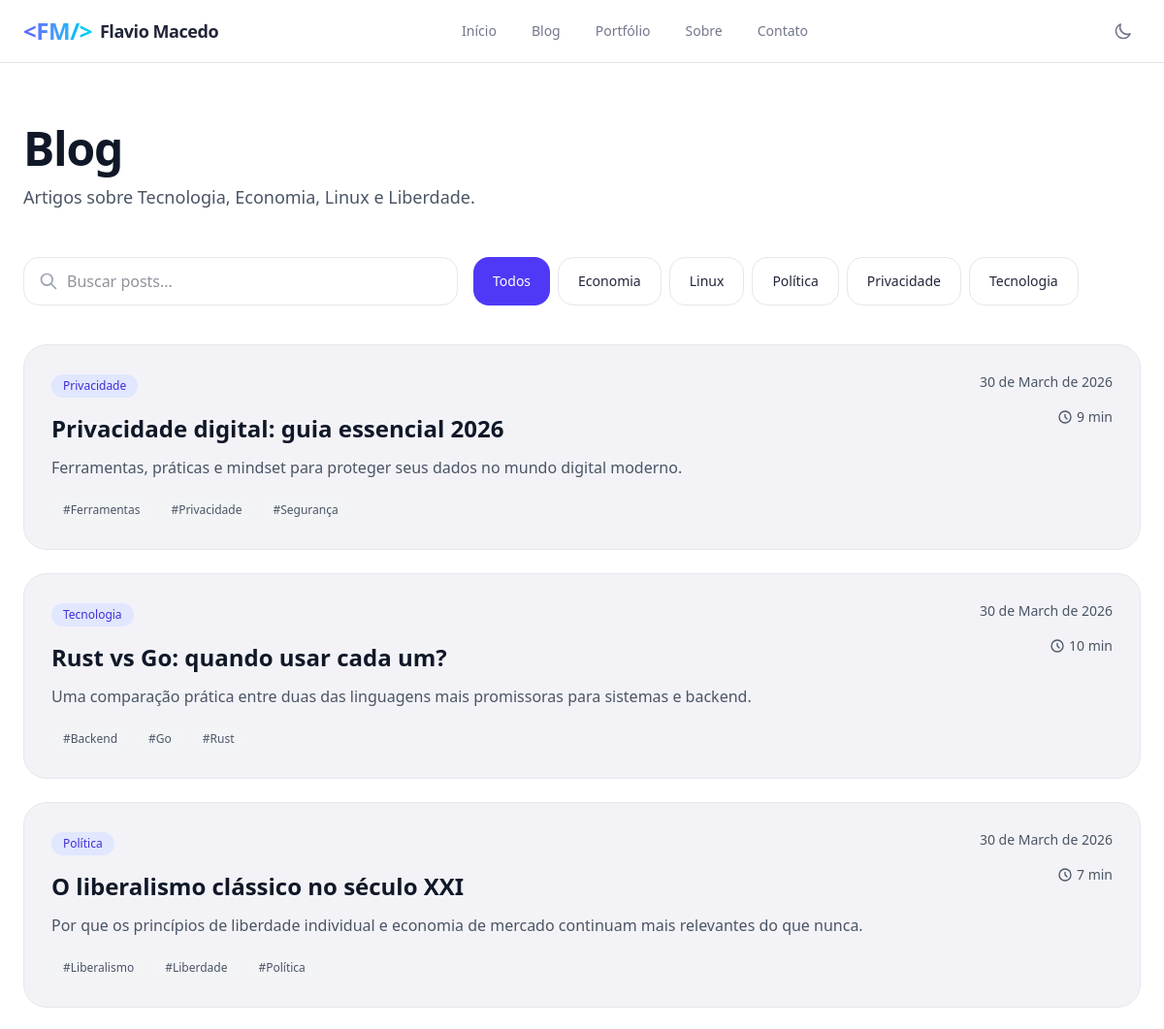
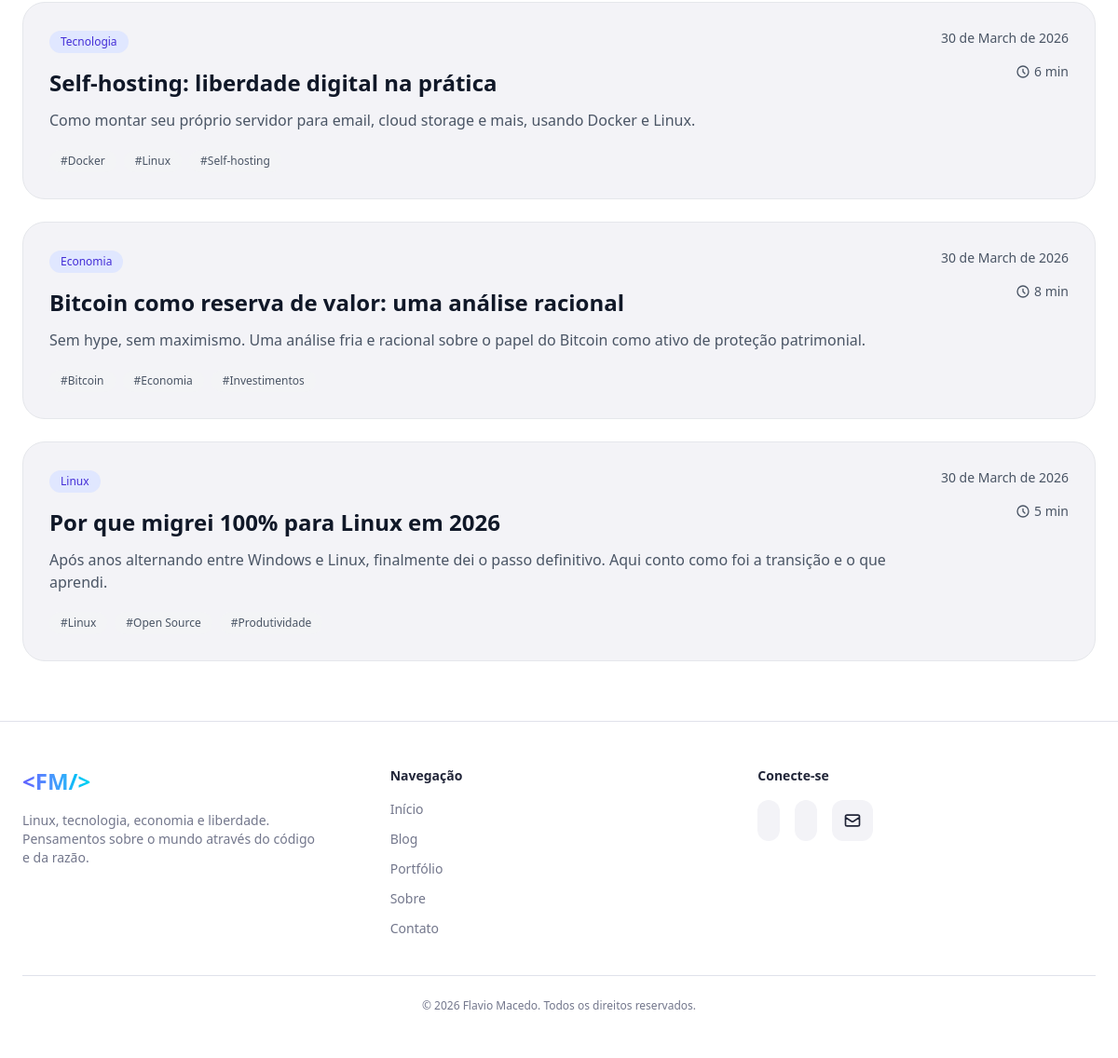
Screenshot of /blog/ with the database file from the repository (2 pictures, top to bottom).
### blog/models.py (models this page shows, shortened)
class Category(models.Model):
    name = models.CharField(max_length=60, unique=True)
    slug = models.SlugField(max_length=70, unique=True)
    description = models.TextField(blank=True, null=True)
    icon = models.CharField(max_length=50, blank=True, help_text="Nome do ícone (ex: terminal, cpu, treding-up)")
    class Meta:
        verbose_name = "Categoria"
        verbose_name_plural = "Categorias"
        ordering = ['name']

class Post(models.Model):
    title = models.CharField(max_length=200)
    slug = models.SlugField(unique=True)
    content = CKEditor5Field('Conteúdo', config_name='extends')
    excerpt = models.TextField(blank=True)
    category = models.ForeignKey(Category, on_delete=models.CASCADE)
    tags = models.ManyToManyField(Tag, blank=True)
    published_at = models.DateTimeField(auto_now_add=True)
    read_time = models.PositiveIntegerField(default=5)
    views = models.PositiveIntegerField(default=0)

class Tag(models.Model):
    name = models.CharField(max_length=40, unique=True)
    slug = models.SlugField(max_length=50, unique=True)
    class Meta:
        verbose_name = "Tag"
        verbose_name_plural = "Tags"
        ordering =['name']

### blog/views.py (the view)
# urls.py: path("blog/", views.BlogListView.as_view(), name="blog_list"),
class BlogListView(ListView):
    model = Post
    template_name = 'blog_list.html'
    context_object_name = 'posts'
    paginate_by = 9
    def get_queryset(self) -> QuerySet[Any]:
        return Post.objects.select_related('category').prefetch_related('tags').order_by('-published_at')
    def get_context_data(self, **kwargs: Any) -> dict[str, Any]:
        context = super().get_context_data(**kwargs)
        context['categories'] = Category.objects.all().order_by('name')
        return context

### blog/templates/blog_list.html (shortened to what this page needs)
{% extends 'base.html' %}
{% load static %}
{% load lucide %}
{% block content %}
    <div class="container mx-auto px-6 py-16">
        <div class="max-w-2xl mb-12">
            <h1 class="text-4xl md:text-5xl font-bold tracking-tight text-gray-900 dark:text-white">Blog</h1>
            <p class="mt-3 text-lg text-gray-600 dark:text-gray-400">
                Artigos sobre Tecnologia, Economia, Linux e Liberdade.
            </p>
        </div>
        <div class="flex flex-col lg:flex-row gap-4 mb-10">
            <div class="relative flex-1 max-w-md">
                <svg xmlns="http://www.w3.org/2000/svg" class="absolute left-4 top-1/2 -translate-y-1/2 h-5 w-5 text-gray-400" fill="none" viewBox="0 0 24 24" stroke="currentColor">
                    <path stroke-linecap="round" stroke-linejoin="round" stroke-width="2" d="M21 21l-6-6m2-5a7 7 0 01-14 0 7 7 0 0114 0z" />
                </svg>
                <input
                    type="text"
                    id="search-input"
                    placeholder="Buscar posts..."
                    class="w-full pl-11 pr-4 py-3 bg-white dark:bg-gray-900 border border-gray-200 dark:border-gray-700 rounded-2xl focus:ring-2 focus:ring-indigo-500"
                    onkeyup="filterPosts()"
                >
            </div>
            <div class="flex flex-wrap gap-2" id="category-filters">
                <button
                    onclick="filterByCategory('all')"
                    data-category="all"
                    class="category-btn active px-5 py-2.5 text-sm font-medium rounded-2xl bg-indigo-600 text-white">
                        Todos
                </button>
                {% for cat in categories %}
                    <button
                        onclick="filterByCategory('{{ cat.slug }}')"
                        data-category="{{ cat.slug }}"
                        class="category-btn px-5 py-2.5 text-sm font-medium rounded-2xl border border-gray-200 dark:border-gray-700 hover:bg-gray-100 dark:hover:bg-gray-800 transition-colors"
                    >
                        {{ cat.name }}
                    </button>
                {% endfor %}
            </div>
        </div>
        <div class="grid gap-6" id="posts-container">
            {% for post in posts %}
                <article class="post-card group bg-muted border border-gray-200 dark:border-gray-700 rounded-3xl p-7 hover:shadow-xl dark:hover:shadow-indigo-500 transition-all duration-300 hover:-translate-y-1"
                    data-category="{{ post.category.slug|default:''|lower }}" >
                    <div class="flex flex-col md:flex-row md:items-start gap-6">
                        <div class="flex-1">
                            <span class="inline-block px-3 py-1 text-xs font-medium bg-indigo-100 dark:bg-indigo-900 text-indigo-700 dark:text-indigo-300 rounded-full">
                                {{ post.category.name }}
                            </span>
                            <h2 class="mt-4 text-2xl font-bold text-gray-900 dark:text-white group-hover:text-indigo-600 dark:group-hover:text-indigo-400 transition-colors">
                                <a href="{% url 'blog:post_detail' post.slug %}">{{ post.title }}</a>
                            </h2>
                            <p class="mt-3 text-gray-600 dark:text-gray-400 line-clamp-2">
                                {{ post.excerpt }}
                            </p>
                            <div class="mt-5 flex flex-wrap gap-2">
                                {% for tag in post.tags.all %}
                                    <span class="text-xs px-3 py-1 bg-gray-100 dark:bg-gray-800 text-gray-600 dark:text-gray-400 rounded-full">
                                        #{{ tag.name }}
                                    </span>
                                {% endfor %}
                            </div>
                        </div>
                        <div class="flex md:flex-col items-center md:items-end gap-4 text-sm text-gray-600 dark:text-gray-400 whitespace-nowrap">
                            <span>{{ post.published_at|date:"d \d\e F \d\e Y"}}</span>
                            <span class="flex items-center gap-1">
                                <svg xmlns="http://www.w3.org/2000/svg" class="h-4 w-4" fill="none" viewBox="0 0 24 24" stroke="currentColor">
                                    <path stroke-linecap="round" stroke-linejoin="round" stroke-width="2" d="M12 8v4l3 3m6-3a9 9 0 01-18 0 9 9 0 0118 0z" />
                                </svg>
                                {{ post.read_time|default:5 }} min
                            </span>
                        </div>
                    </div>
                </article>
            {% empty %}
                <p class="text-center text-gray-500 py-20">Nenhum post encontrado.</p>
            {% endfor %}
        </div>
    </div>
{% endblock content %}

### rows the page displays
Category: name "Economia"
Category: name "Linux"
Category: name "Política"
Category: name "Privacidade"
Category: name "Tecnologia"
Post: category.name "Privacidade", title "Privacidade digital: guia essencial 2026", excerpt "Ferramentas, práticas e mindset para proteger seus dados no mundo digital moderno.", published_at "30 de March de 2026", read_time "9"
Tag: name "Ferramentas"
Tag: name "Privacidade"
Tag: name "Segurança"
Post: category.name "Tecnologia", title "Rust vs Go: quando usar cada um?", excerpt "Uma comparação prática entre duas das linguagens mais promissoras para sistemas e backend.", published_at "30 de March de 2026", read_time "10"
Tag: name "Backend"
Tag: name "Go"
Tag: name "Rust"
Post: category.name "Política", title "O liberalismo clássico no século XXI", excerpt "Por que os princípios de liberdade individual e economia de mercado continuam mais relevantes do que nunca.", published_at "30 de March de 2026", read_time "7"
Tag: name "Liberalismo"
Tag: name "Liberdade"
Tag: name "Política"
Post: category.name "Tecnologia", title "Self-hosting: liberdade digital na prática", excerpt "Como montar seu próprio servidor para email, cloud storage e mais, usando Docker e Linux.", published_at "30 de March de 2026", read_time "6"
Tag: name "Docker"
Tag: name "Linux"
Tag: name "Self-hosting"
Post: category.name "Economia", title "Bitcoin como reserva de valor: uma análise racional", excerpt "Sem hype, sem maximismo. Uma análise fria e racional sobre o papel do Bitcoin como ativo de proteção patrimonial.", published_at "30 de March de 2026", read_time "8"
Tag: name "Bitcoin"
Tag: name "Economia"
Tag: name "Investimentos"
Post: category.name "Linux", title "Por que migrei 100% para Linux em 2026", excerpt "Após anos alternando entre Windows e Linux, finalmente dei o passo definitivo. Aqui conto como foi a transição e o que aprendi.", published_at "30 de March de 2026", read_time "5"
Tag: name "Open Source"
Tag: name "Produtividade"
